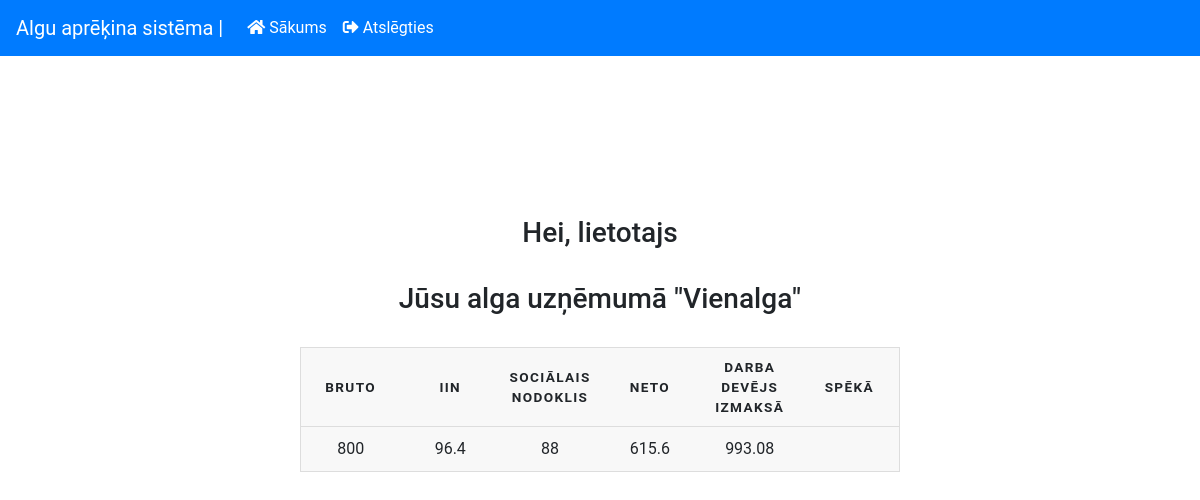
Before: /dashboard-view.php (signed in) with the older database file.
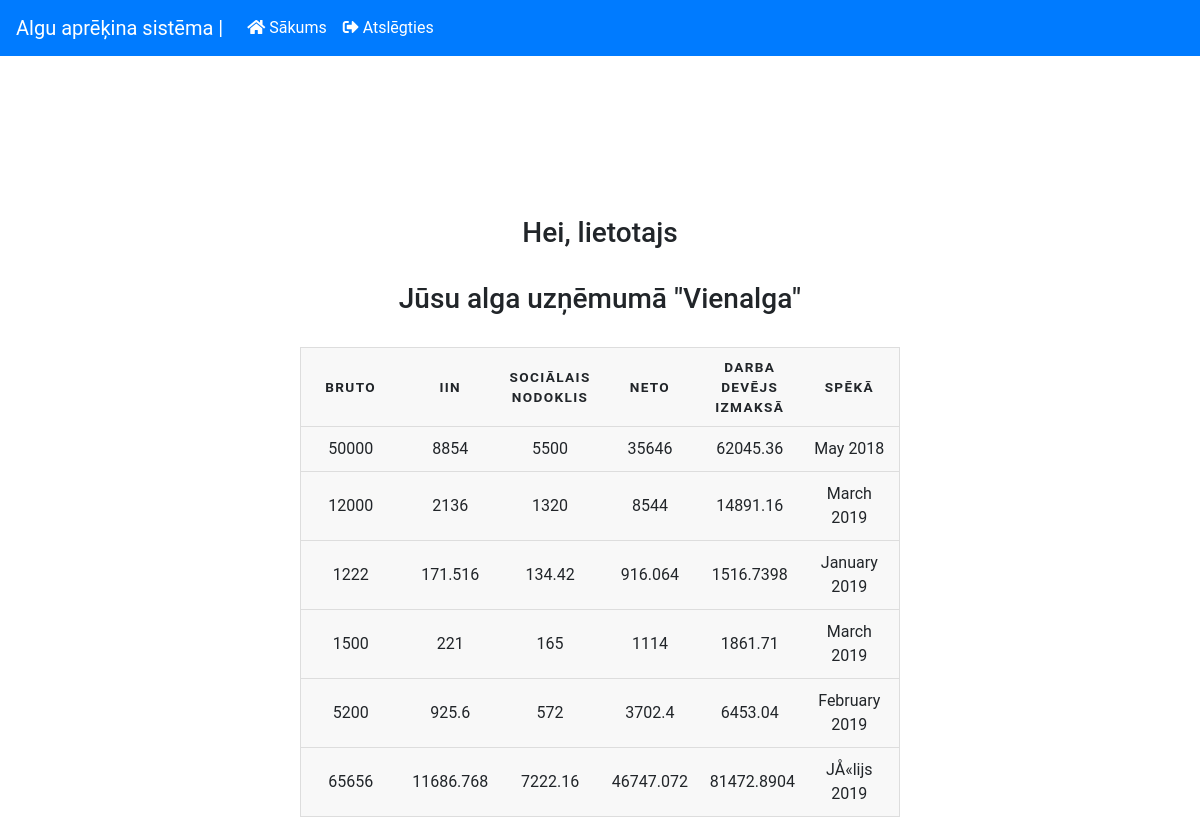
After: the same page with the newer database file.
### tables this page shows
CREATE TABLE `organizations` (
  `id` int(11) NOT NULL,
  `org_name` varchar(30) NOT NULL
);

CREATE TABLE `salary` (
  `id` int(11) NOT NULL,
  `org_id` int(11) NOT NULL,
  `user_id` int(11) NOT NULL,
  `salary` varchar(255) NOT NULL,
  `IIN` double NOT NULL,
  `socialais_nod` double NOT NULL,
  `darba_dev_izmaksas` double NOT NULL,
  `year` int(11) NOT NULL,
  `month` varchar(10) NOT NULL
);

### includes/Role.php (called while the page is built, shortened)
<?php
class Role{
    private $con;
    function __construct(){
        include_once("database/db.php");
        $db = new Database();
        $this->con = $db ->connect();
    }
    public function superAdmin(){
        $userId = $_SESSION["userid"];
        $result = $this->con->prepare("
                SELECT role
                FROM users
                WHERE id = $userId
        ");
        $result->execute();
        $result->store_result();
        $result->bind_result($userRole);
    }
	public function admin(){
        $userId = $_SESSION["userid"];
        $result = $this->con->prepare("
                SELECT role
                FROM users
                WHERE id = $userId
        ");
        $result->execute();
        $result->store_result();
        $result->bind_result($userRole);
    }
    public function user(){
        $userId = $_SESSION["userid"];
        $result = $this->con->prepare("
                SELECT role
                FROM users
                WHERE id = $userId
        ");
        $result->execute();
        $result->store_result();
        $result->bind_result($userRole);
        if ($userRole == "User" ){
            return true;
        }
    }
}

### database/db.php (called while the page is built, shortened)
<?php
class Database
{
  public function connect(){
    $this->con = new Mysqli(HOST, USER, PASS, DB);
    if ($this->con) {
      return $this->con;
    }
    return "DATABASE_CONNECTION_FAIL";
  }
}
 ?>

### includes/Organization.php (called while the page is built, shortened)
<?php
class Organization{
    public function getCurrentUserOrganization(){
        $userId = $_SESSION["userid"];
        include_once("database/db.php");
        $db = new Database();
        $this->con = $db->connect();
        $res = $this->con->query("SELECT organizations.org_name FROM organizations LEFT JOIN users ON organizations.id = users.org_key WHERE users.id = $userId");
        foreach($res as $row){
            $name = $row["org_name"];
        }
        return $name;
    }
}

### includes/Salary.php (the view, shortened to what this page needs)
<?php
class Salary{
    public function loadCurrentUserSalary(){
        $userId = $_SESSION["userid"];
        include_once("database/db.php");
        $db = new Database();
        $this->con = $db->connect();
        $res = $this->con->query("SELECT * FROM salary WHERE user_id = $userId ORDER BY year");
        foreach($res as $row){
            $salary = $row["salary"];
            $IIN = $row["IIN"];
            $socNod = $row["socialais_nod"];
            $count = $salary - $IIN - $socNod;
            $darbaDevejaIzmaksas = $row["darba_dev_izmaksas"];
            echo '<tr>
                  <td>'.$salary.'</td>
                  <td>'.$IIN.'</td>
                  <td>'.$socNod.'</td>
                  <td>'.$count.'</td>
                  <td>'.$darbaDevejaIzmaksas.'</td>
                  <td>'.$salaryMonth = $row["month"]." ".$salaryYear = $row["year"] .'</td>
                  </tr>';
        }
    }
}

### templates/header.php (shortened to what this page needs)
<?php
include_once ("includes/Role.php"); ?>
<!DOCTYPE html>
<html lang="en" dir="ltr">
<head>
    <link rel="stylesheet" href="https://maxcdn.bootstrapcdn.com/bootstrap/4.0.0/css/bootstrap.min.css"
>
    <link rel="stylesheet" href="https://use.fontawesome.com/releases/v5.8.2/css/all.css">
    <link rel="stylesheet" href="./css/style.css">
    <link href="./css/datepicker.min.css" rel="stylesheet" type="text/css">
</head>
<body>
<nav class="navbar navbar-expand-lg navbar-dark bg-primary">
    <a class="navbar-brand" href="javascript:void(0)" > Algu aprēķina sistēma |</a>
    <div class="collapse navbar-collapse" id="navbarNav">
        <ul class="navbar-nav">
            <?php if (isset($_SESSION["isLoggedIn"])): ?>
            <li class="nav-item active">
                <a class="nav-link" href="dashboard-view.php"><i class="fa fa-home">&nbsp;</i>Sākums</a>
            </li>
                  <?php $role = new Role; ?>
                  <?php if ($role->superAdmin()): ?>
                      <li class="nav-item active">
                          <a class="nav-link" href="organization-view.php"><i class="far fa-building">&nbsp;</i>Organizācijas</a>
                      </li>
					            <li class="nav-item active">
                          <a class="nav-link" href="user-view.php"><i class="fa fa-user">&nbsp;</i>Lietotāji</a>
                      </li>
                  <?php elseif ($role->admin()): ?>
                      <li class="nav-item active">
                          <a class="nav-link" href="add-salary-view.php"><i class="fa fa-plus ">&nbsp;</i>Algas</a>
                      </li>
					            <li class="nav-item active">
                          <a class="nav-link" href="user-view.php"><i class="fa fa-user">&nbsp;</i>Lietotāji</a>
                      </li>
                  <?php endif; ?>
                  <li class="nav-item active">
                      <a class="nav-link" href="logout.php"><i class="fas fa-sign-out-alt">&nbsp;</i>Atslēgties</a>
                  </li>
            <?php endif; ?>
        </ul>
    </div>
</nav>

### dashboard-view.php (shortened to what this page needs)
<?php
include_once("./templates/header.php");
include_once("./includes/Role.php");
include_once("./includes/Salary.php");
include_once("./includes/Organization.php");
?>
<?php if (isset($_SESSION['isLoggedIn']) && $_SESSION['isLoggedIn'] == true): ?>
<?php
    $role = new Role;
    $obj = new Organization; ?>
  <h3> <?php echo "Hei, ". $_SESSION["username"] ?> </h3>
	<?php if ($role->user()): ?>
    <h3 style="margin-top:0!important">Jūsu alga uzņēmumā "<?php echo $obj->getCurrentUserOrganization() ?>" </h3>
    <table class="mainTable">
        <thead>
          <tr>
            <th>Bruto</th>
            <th>IIN</th>
            <th>Sociālais nodoklis</th>
            <th>Neto</th>
            <th>Darba devējs izmaksā</th>
            <th>Spēkā</th>
          </tr>
        <thead>
        <tbody>
          <?php
            $salary = new Salary;
            echo $salary->loadCurrentUserSalary();
          ?>
    </table>
	<?php
    else: ?>
      <?php header("Location:  http://127.0.0.1/CMS_Algas/Faili/"); ?>
	<?php
    endif; ?>
	<?php
endif; ?>

### css/style.css (style rules this page uses)
body { font-family: Roboto, sans-serif; }
h3 { margin-top: 10rem; margin-bottom: 2rem; text-align: center; }
table { border: 1px solid #ccc; border-collapse: collapse; margin: 0; padding: 0; width: 50%; table-layout: fixed; align: center; }
table.mainTable { margin-left:auto; margin-right:auto; }
table tr { background-color: #f8f8f8; border: 1px solid #ddd; padding: .35em; }
table th, table td { padding: .625em; text-align: center; }
table th { font-size: .85em; letter-spacing: .1em; text-transform: uppercase; }

Changed rows visible on the page:
removed salary: salary "800", IIN "96.4", socialais_nod "88", count "615.6", darba_dev_izmaksas "993.08"
added salary: salary "50000", IIN "8854", socialais_nod "5500", count "35646", darba_dev_izmaksas "62045.36", month "May", year "2018"
added salary: salary "12000", IIN "2136", socialais_nod "1320", count "8544", darba_dev_izmaksas "14891.16", month "March", year "2019"
added salary: salary "1222", IIN "171.516", socialais_nod "134.42", count "916.064", darba_dev_izmaksas "1516.7398", month "January", year "2019"
added salary: salary "1500", IIN "221", socialais_nod "165", count "1114", darba_dev_izmaksas "1861.71", month "March", year "2019"
added salary: salary "5200", IIN "925.6", socialais_nod "572", count "3702.4", darba_dev_izmaksas "6453.04", month "February", year "2019"
added salary: salary "65656", IIN "11686.768", socialais_nod "7222.16", count "46747.072", darba_dev_izmaksas "81472.8904", month "JÅ«lijs", year "2019"
